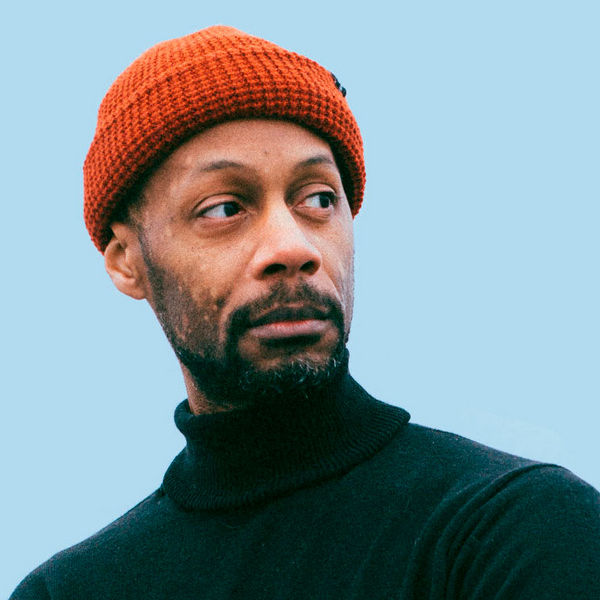
#> input picture Experiment 2/image.jpg, 600 x 600 px
$ python Experiment2.py
#> lines starting #> are read from the running program, lines starting #| are printed output that depends on the picture
import cv2
import numpy as np
import os
from matplotlib import pyplot as plt

# Create output folder
output_folder = "output_images"
os.makedirs(output_folder, exist_ok=True)

# 1. Read Image
img = cv2.imread("image.jpg")
#> img is the input picture: shape (600, 600, 3); mean B, G, R 150.3, 145.5, 128.6

# ---------------- Contrast Adjustment ----------------
alpha = 1.5  # Contrast control
beta = 0     # Brightness control
adjusted = cv2.convertScaleAbs(img, alpha=alpha, beta=beta)
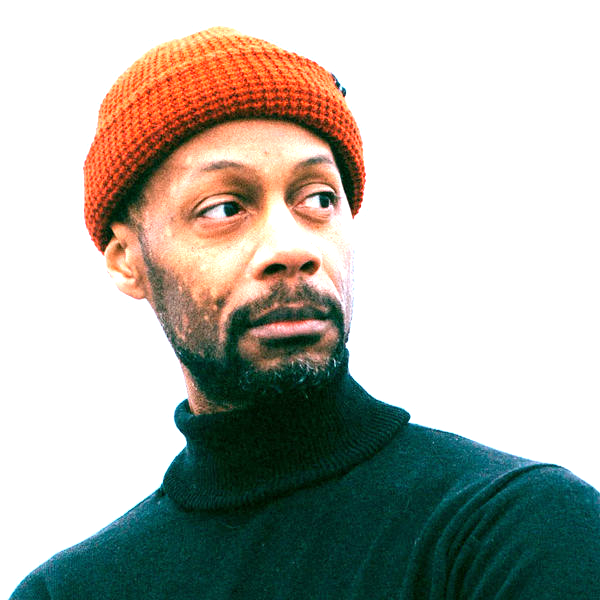
#> adjusted: shape (600, 600, 3); mean B, G, R 170.4, 179, 179

cv2.imshow("Contrast Adjusted", adjusted)
cv2.imwrite(os.path.join(output_folder, "contrast_adjusted.jpg"), adjusted)

cv2.waitKey(0)
cv2.destroyAllWindows()

# ---------------- Histogram Calculation ----------------
gray = cv2.cvtColor(img, cv2.COLOR_BGR2GRAY)
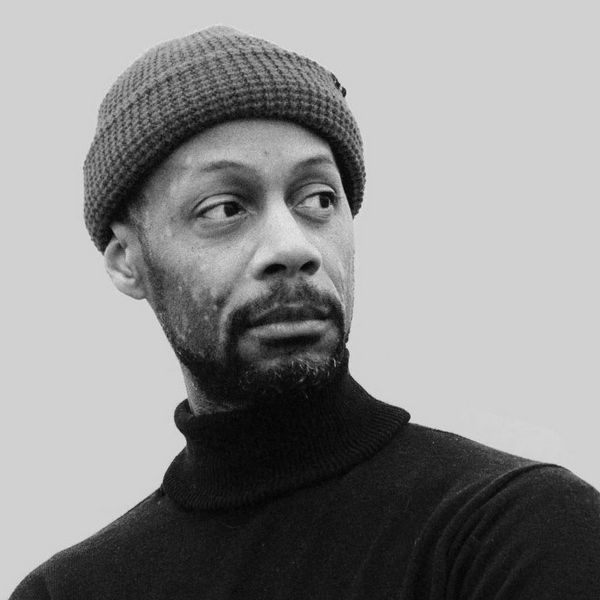
#> gray: shape (600, 600); min 2, max 235, mean 141
hist = cv2.calcHist([gray], [0], None, [256], [0, 256])
#> hist = 256 values, max 177619 at index 209, min 0 at index 0, mean 1406.2

plt.figure()
plt.plot(hist, color='black')
plt.title("Histogram")
plt.xlabel("Pixel Intensity")
plt.ylabel("Frequency")
plt.savefig(os.path.join(output_folder, "histogram.png"))
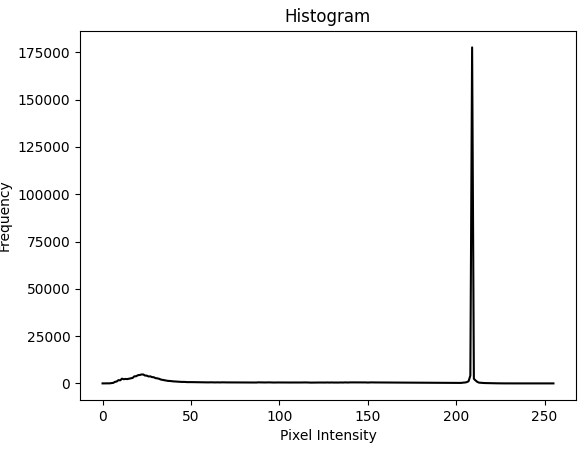
#> figure drawn by matplotlib, 1 panel; curve peaks at x = 209, y = 177619
plt.show()

# ---------------- Histogram Equalization ----------------
equalized = cv2.equalizeHist(gray)
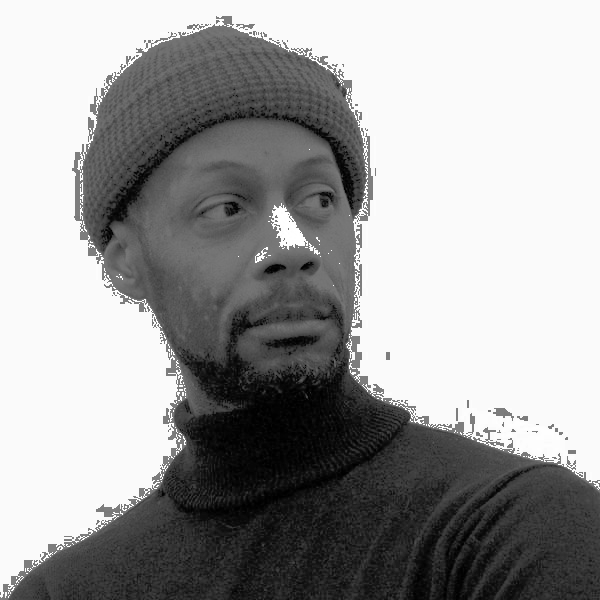
#> equalized: shape (600, 600); min 0, max 255, mean 158.7

cv2.imshow("Original Gray", gray)
cv2.imshow("Equalized Image", equalized)
cv2.imwrite(os.path.join(output_folder, "gray.jpg"), gray)
cv2.imwrite(os.path.join(output_folder, "equalized.jpg"), equalized)

cv2.waitKey(0)
cv2.destroyAllWindows()

# ---------------- Compare Histograms ----------------
plt.figure(figsize=(10,4))
plt.subplot(1, 2, 1)
plt.hist(gray.ravel(), 256, [0, 256], color='gray')
plt.title("Original Histogram")

plt.subplot(1, 2, 2)
plt.hist(equalized.ravel(), 256, [0, 256], color='black')
plt.title("Equalized Histogram")

plt.tight_layout()
plt.savefig(os.path.join(output_folder, "histogram_comparison.png"))
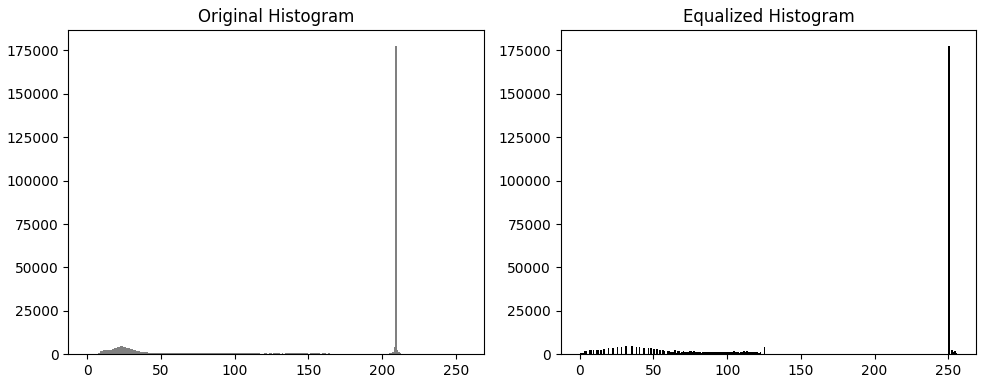
#> figure drawn by matplotlib, 2 panels; panel 1: tallest bar 177619 high, from x = 209 to 210; panel 2: tallest bar 177619 high, from x = 250 to 251
plt.show()
